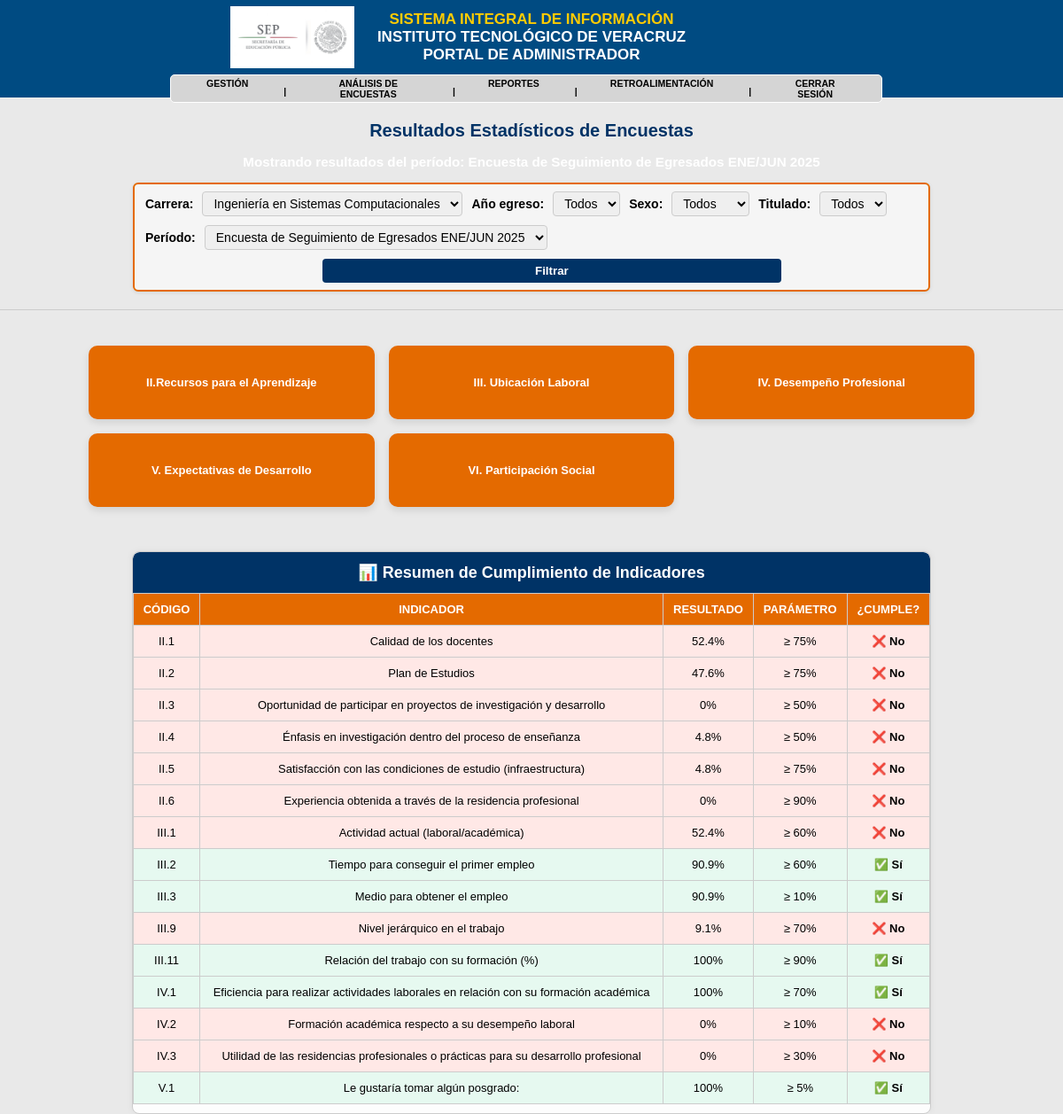
The page /includes/resultados.php?carrera=Ingeniería en Sistemas Computacionales (signed in) on the database its author committed.
### tables this page shows
CREATE TABLE `periodo_encuesta` (
  `ID_PERIODO` int(11) NOT NULL AUTO_INCREMENT,
  `NOMBRE` varchar(100) DEFAULT NULL,
  `FECHA_INICIO` date DEFAULT NULL,
  `FECHA_FIN` date DEFAULT NULL,
  `ACTIVO` tinyint(1) DEFAULT 0,
  PRIMARY KEY (`ID_PERIODO`)
);

CREATE TABLE `seccion` (
  `ID_SECCION` int(11) NOT NULL AUTO_INCREMENT,
  `NOMBRE` varchar(100) DEFAULT NULL,
  `ORDEN` int(11) DEFAULT NULL,
  `PARA_CARRERA` varchar(100) DEFAULT NULL,
  PRIMARY KEY (`ID_SECCION`)
);

### includes/resultados.php (the view, shortened to what this page needs)
<?php
require_once('../db/conexion.php');
include ('header.php');
include ('menu.php');
$rol = $_SESSION['rol'] ?? '';
$carreraJefe = $_SESSION['carrera'] ?? '';
$isJefeDepartamento = $rol === 'jefe departamento';
$carrera = $_GET['carrera'] ?? '';
$periodos = $conexion->query("SELECT ID_PERIODO, NOMBRE FROM PERIODO_ENCUESTA ORDER BY FECHA_INICIO DESC")->fetch_all(MYSQLI_ASSOC);
$periodo = $_GET['periodo'] ?? '';
if (!$periodo && !empty($periodos)) {
    $activo = $conexion->query("SELECT ID_PERIODO FROM PERIODO_ENCUESTA WHERE ACTIVO = 1 LIMIT 1")->fetch_assoc();
    if ($activo) {
        $periodo = $activo['ID_PERIODO'];
    }
}
$carreraLower = strtolower($carrera);
$esCarreraQuimica = in_array($carreraLower, ['ingeniería química', 'ingeniería bioquímica']);
if ($esCarreraQuimica) {
    $secciones = $conexion->query("
        SELECT ID_SECCION, NOMBRE
        FROM SECCION
        WHERE PARA_CARRERA = 'quimica'
          AND ID_SECCION NOT IN (1,7)
        ORDER BY ORDEN
    ")->fetch_all(MYSQLI_ASSOC);
} else {
    $secciones = $conexion->query("
        SELECT ID_SECCION, NOMBRE
        FROM SECCION
        WHERE PARA_CARRERA IS NULL
          AND ID_SECCION NOT IN (1,7)
        ORDER BY ORDEN
    ")->fetch_all(MYSQLI_ASSOC);
}
function obtenerPreguntasPorSeccion($conexion, $idSeccion) {
    return $conexion->query("
        SELECT ID_PREGUNTA, TEXTO
        FROM PREGUNTA
        WHERE ID_SECCION = $idSeccion AND TIPO != 'texto'
        ORDER BY ORDEN
    ")->fetch_all(MYSQLI_ASSOC);
}
function obtenerResultadosPregunta($conexion, $idPregunta, $filtros) {
    $condiciones = "";
    $carrera = isset($filtros['carrera']) ? $conexion->real_escape_string($filtros['carrera']) : '';
    $titulado = isset($filtros['titulado']) && $filtros['titulado'] !== '' ? intval($filtros['titulado']) : null;
    if (!empty($carrera)) {
        $condiciones .= " AND e.CARRERA = '$carrera'";
    }
    $periodo = isset($filtros['periodo']) && $filtros['periodo'] !== '' ? intval($filtros['periodo']) : null;
    if ($periodo !== null) {
        $condiciones .= " AND cr.ID_PERIODO = $periodo";
    }
    $sql = "
        SELECT
            o.TEXTO AS opcion,
            COUNT(r.ID_OPCION) AS frecuencia,
            (
                SELECT COUNT(*)
                FROM RESPUESTA r2
                JOIN CUESTIONARIO_RESPUESTA cr2 ON r2.ID_CUESTIONARIO = cr2.ID_CUESTIONARIO
                JOIN EGRESADO e2 ON cr2.CURP = e2.CURP
                WHERE r2.ID_PREGUNTA = $idPregunta $condiciones
            ) AS total
        FROM OPCION_RESPUESTA o
        LEFT JOIN RESPUESTA r ON o.ID_OPCION = r.ID_OPCION
        LEFT JOIN CUESTIONARIO_RESPUESTA cr ON r.ID_CUESTIONARIO = cr.ID_CUESTIONARIO
        LEFT JOIN EGRESADO e ON cr.CURP = e.CURP
        WHERE o.ID_PREGUNTA = $idPregunta
        $condiciones
        GROUP BY o.ID_OPCION, o.TEXTO
        ORDER BY o.TEXTO
    ";
    return $conexion->query($sql)->fetch_all(MYSQLI_ASSOC);
}
?>
<!DOCTYPE html>
<html>
<head>
    <link rel="stylesheet" href="css/resultados.css">
</head>
<body>
<h1>Resultados Estadísticos de Encuestas</h1>
<?php
if (!empty($periodo)) {
    $res = $conexion->query("SELECT NOMBRE FROM PERIODO_ENCUESTA WHERE ID_PERIODO = $periodo")->fetch_assoc();
    if ($res) {
        $nombrePeriodo = $res['NOMBRE'];
        echo "<h3>Mostrando resultados del período: " . htmlspecialchars($nombrePeriodo) . "</h3>";
    }
}
?>
<form method="GET" class="filtros-form">
    Carrera:
    <select name="carrera">
        <?php if ($isJefeDepartamento): ?>
            <option value="<?= htmlspecialchars($carreraJefe) ?>" selected><?= htmlspecialchars($carreraJefe) ?></option>
        <?php else: ?>
            <?php
            $carreras = [
                'Licenciatura en Administración',
                'Ingeniería Bioquímica',
                'Ingeniería Eléctrica',
                'Ingeniería Electrónica',
                'Ingeniería Industrial',
                'Ingeniería Mecatrónica',
                'Ingeniería Mecánica',
                'Ingeniería en Sistemas Computacionales',
                'Ingeniería Química',
                'Ingeniería en Energías Renovables',
                'Ingeniería en Gestión Empresarial'
            ];
            foreach ($carreras as $c) {
                $selected = ($carrera == $c) ? 'selected' : '';
                echo "<option value=\"$c\" $selected>$c</option>";
            }
            ?>
        <?php endif; ?>
    </select>
    Año egreso:
    <select name="anio">
        <option value="">Todos</option>
    </select>
    Sexo:
    <select name="sexo">
        <option value="">Todos</option>
    </select>
    Titulado:
    <select name="titulado">
        <option value="">Todos</option>
    </select>
    Período:
    <select name="periodo">
        <?php foreach ($periodos as $p): ?>
            <option value="<?= $p['ID_PERIODO'] ?>" <?= ($periodo == $p['ID_PERIODO']) ? 'selected' : '' ?>>
                <?= htmlspecialchars($p['NOMBRE']) ?>
            </option>
        <?php endforeach; ?>
    </select>
    <button type="submit">Filtrar</button>
</form>
<hr>
<div class="secciones-grid">
<?php foreach ($secciones as $seccion):
?>
    <div class="acordeon-section" onclick="openModal('sec<?= $seccion['ID_SECCION'] ?>')">
        <div class="acordeon-header">
            <?= htmlspecialchars($seccion['NOMBRE']) ?>
        </div>
    </div>
            <?php
            $preguntas = obtenerPreguntasPorSeccion($conexion, $seccion['ID_SECCION']);
            foreach ($preguntas as $pregunta):
                $resultados = obtenerResultadosPregunta($conexion, $pregunta['ID_PREGUNTA'], $_GET);
            ?>
            <?php endforeach; ?>
<?php endforeach; ?>
</div>
<?php
$indicadoresParametros = [
    'Calidad de los docentes' => ['Muy Buena', 75, 'II.1'],
    'Plan de Estudios' => ['Muy Buena', 75, 'II.2'],
    'Oportunidad de participar en proyectos de investigación y desarrollo' => ['Muy Buena', 50, 'II.3'],
    'Énfasis en investigación dentro del proceso de enseñanza' => ['Muy Buena', 50, 'II.4'],
    'Satisfacción con las condiciones de estudio (infraestructura)' => ['Muy Buena', 75, 'II.5'],
    'Experiencia obtenida a través de la residencia profesional' => ['Muy Buena', 90, 'II.6'],
    'Actividad actual (laboral/académica)' => ['Trabaja', 60, 'III.1'],
    'Tiempo para conseguir el primer empleo' => ['Entre seis meses y un año', 60, 'III.2'],
    'Medio para obtener el empleo' => ['Bolsa de trabajo del plantel', 10, 'III.3'],
    'Nivel jerárquico en el trabajo' => ['Jefe de área', 70, 'III.9'],
    'Relación del trabajo con su formación (%)' => ['80%', 90, 'III.11'],
    'Eficiencia para realizar actividades laborales en relación con su formación académica' => ['Eficiente', 70, 'IV.1'],
    'Formación académica respecto a su desempeño laboral' => ['Malo', 10, 'IV.2'],
    'Utilidad de las residencias profesionales o prácticas para su desarrollo profesional' => ['Bueno', 30, 'IV.3'],
    'Le gustaría tomar algún posgrado:' => ['Sí', 5, 'V.1'],
];
$resultadosIndicadores = [];
foreach ($secciones as $seccion) {
    $preguntas = obtenerPreguntasPorSeccion($conexion, $seccion['ID_SECCION']);
    foreach ($preguntas as $pregunta) {
        $textoPregunta = $pregunta['TEXTO'];
        $resultados = obtenerResultadosPregunta($conexion, $pregunta['ID_PREGUNTA'], $_GET);
        $total = array_sum(array_column($resultados, 'frecuencia')) ?: 1;
        foreach ($indicadoresParametros as $clave => [$opcionEsperada, $parametroMinimo, $codigo]) {
            if (stripos($textoPregunta, $clave) !== false) {
                $frecuenciaEsperada = 0;
                foreach ($resultados as $res) {
                    if (strcasecmp(trim($res['opcion']), trim($opcionEsperada)) === 0) {
                        $frecuenciaEsperada = $res['frecuencia'];
                        break;
                    }
                }
                $porcentaje = round(($frecuenciaEsperada / $total) * 100, 1);
                $cumple = $porcentaje >= $parametroMinimo;
                $resultadosIndicadores[] = [
                    'codigo' => $codigo,
                    'indicador' => $clave,
                    'resultado' => $porcentaje,
                    'minimo' => $parametroMinimo,
                    'cumple' => $cumple
                ];
            }
        }
    }
}
?>
<div class="resumen-indicadores">
    <h2>📊 Resumen de Cumplimiento de Indicadores</h2>
    <table>
        <tr>
            <th>Código</th>
            <th>Indicador</th>
            <th>Resultado</th>
            <th>Parámetro</th>
            <th>¿Cumple?</th>
        </tr>
        <?php foreach ($resultadosIndicadores as $ind): ?>
            <tr class="<?= $ind['cumple'] ? 'cumple-true' : 'cumple-false' ?>">
                <td><?= htmlspecialchars($ind['codigo']) ?></td>
                <td><?= htmlspecialchars($ind['indicador']) ?></td>
                <td><?= $ind['resultado'] ?>%</td>
                <td>≥ <?= $ind['minimo'] ?>%</td>
                <td>
                    <?= $ind['cumple'] ? '✅ Sí' : '❌ No' ?>
                </td>
            </tr>
        <?php endforeach; ?>
    </table>
</div>
</body>
</html>

### css/styles.css (style rules this page uses)
body { margin: 0; padding: 0; background-color: #e9e9e9; font-family: 'Verdana', sans-serif; }

### css/resultados.css (style rules this page uses)
body { font-family: Arial, sans-serif; font-size: 13px; margin: 0; padding: 0; color: black; }
h1 { color: #003366; text-align: center; margin-top: 20px; font-size: 20px; }
.filtros-form { display: flex; align-items: center; gap: 10px; margin-left: 150px; margin-right: 150px; background-color: #f5f5f5; padding: 8px 12px; border: 2px solid #e46a00; border-radius: 6px; font-size: 14px; flex-wrap: wrap; max-width: 100%; box-shadow: 0 1px 4px rgba(0,0,0,0.1); color: black; font-weight: bold; }
.filtros-form select { padding: 4px 8px; border: 1px solid #ccc; border-radius: 4px; font-size: 14px; }
.filtros-form button { padding: 6px 240px; background-color: #003366; display: flex; align-items: center; margin-left: 200px; color: white; border: none; border-radius: 4px; font-weight: bold; cursor: pointer; transition: background-color 0.3s ease; }
.secciones-grid { margin-left: 100px; margin-right: 100px; display: grid; grid-template-columns: repeat(auto-fit, minmax(250px, 1fr)); gap: 16px; padding: 20px 0; }
.acordeon-section { background-color: #e46a00; color: white; border-radius: 10px; box-shadow: 0 4px 8px rgba(0,0,0,0.1); overflow: hidden; cursor: pointer; transition: transform 0.2s; }
.acordeon-header { padding: 14px; font-weight: bold; text-align: center; }
.secciones-grid { display: grid; grid-template-columns: repeat(auto-fit, minmax(250px, 1fr)); gap: 16px; padding: 20px 0; }
.acordeon-section { background-color: #e46a00; color: white; border-radius: 10px; text-align: center; padding: 20px; cursor: pointer; font-weight: bold; transition: transform 0.2s; }
table { width: 100%; border-collapse: collapse; margin-bottom: 10px; color: black; }
hr { border: none; border-top: 1px solid #ccc; margin: 20px 0; color: black; }
.resumen-indicadores { max-width: 900px; margin: 30px auto; background: #fdfdfd; border: 1px solid #ccc; border-radius: 8px; box-shadow: 0 0 8px rgba(0,0,0,0.05); overflow-x: auto; }
.resumen-indicadores h2 { background-color: #003366; color: white; padding: 12px 20px; border-radius: 8px 8px 0 0; margin: 0; font-size: 18px; }
.resumen-indicadores table { width: 100%; border-collapse: collapse; font-size: 14px; }
.resumen-indicadores th, .resumen-indicadores td { padding: 10px; border: 1px solid #ccc; text-align: center; }
.resumen-indicadores th { background-color: #e46a00; color: white; text-transform: uppercase; font-size: 13px; }
.resumen-indicadores td:last-child { font-weight: bold; }
.cumple-true { color: #0a8754; background-color: #e6f9f0; }
.cumple-false { color: #d90429; background-color: #ffe8e6; }

### rows shown on the page
periodo_encuesta: NOMBRE "Encuesta de Seguimiento de Egresados ENE/JUN 2025"
seccion: NOMBRE "II.Recursos para el Aprendizaje"
seccion: NOMBRE "III. Ubicación Laboral"
seccion: NOMBRE "IV. Desempeño Profesional"
seccion: NOMBRE "V. Expectativas de Desarrollo"
seccion: NOMBRE "VI. Participación Social"

### other values the page prints
$nombrePortal "PORTAL DE ADMINISTRADOR"
$categoria "GESTIÓN"
$categoria "ANÁLISIS DE ENCUESTAS"
$categoria "REPORTES"
$categoria "RETROALIMENTACIÓN"
$ind['codigo'] "II.1"
$ind['indicador'] "Calidad de los docentes"
$ind['resultado'] "52.4"
$ind['minimo'] "75"
$ind['codigo'] "II.2"
$ind['indicador'] "Plan de Estudios"
$ind['resultado'] "47.6"
$ind['codigo'] "II.3"
$ind['indicador'] "Oportunidad de participar en proyectos de investigación y desarrollo"
$ind['resultado'] "0"
